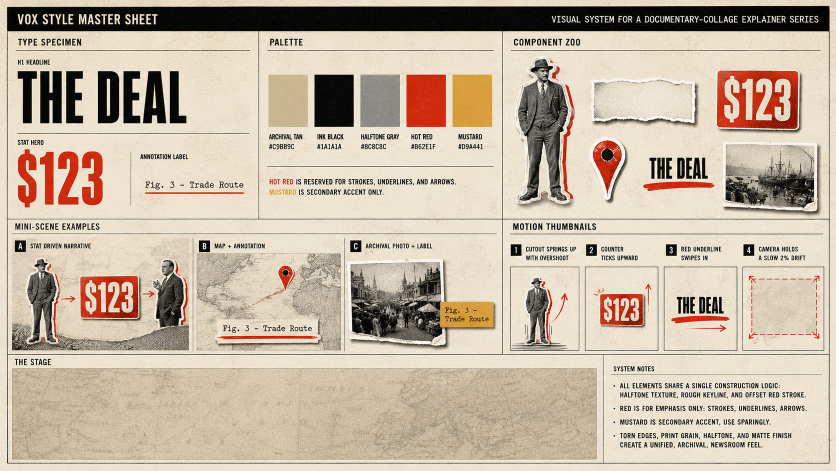
#> input picture config/prompts/cl3_vox_engine/Example Style Reference.png, 1672 x 941 px (shown at 1/2 size)
$ python remove_bg_chromakey.py '../config/prompts/cl3_vox_engine/Example Style Reference.png' '../config/prompts/cl3_vox_engine/Example Style Reference.png'
#> lines starting #> are read from the running program, lines starting #| are printed output that depends on the picture
"""
Pure-PIL chroma-key background remover with Auto Backdrop Detection.
Supports Solid Lime Green (#00FF00), Pure Magenta (#FF00FF), or custom backdrops.
Zero external ML dependencies (safe for host without AVX2/X86_V2).
"""
import sys
import math
from PIL import Image, ImageFile

ImageFile.LOAD_TRUNCATED_IMAGES = True


def detect_backdrop_color(im: Image.Image) -> tuple:
    w, h = im.size
#> w = 1672; h = 941
    samples = [
        im.getpixel((min(5, w-1), min(5, h-1))),
        im.getpixel((max(0, w-6), min(5, h-1))),
        im.getpixel((min(5, w-1), max(0, h-6))),
        im.getpixel((max(0, w-6), max(0, h-6))),
        im.getpixel((w // 2, min(5, h-1)))
    ]
#> samples = [(237, 223, 198, 255), (229, 216, 195, 255), (239, 229, 211, 255), (241, 232, 213, 255), (234, 221, 201, 255)]
    r_avg = sum(s[0] for s in samples) / len(samples)
#> r_avg = 236
    g_avg = sum(s[1] for s in samples) / len(samples)
#> g_avg = 224.2
    b_avg = sum(s[2] for s in samples) / len(samples)
#> b_avg = 203.6

    # Check for Lime Green (#00FF00) dominance
    if g_avg > 180 and r_avg < 100 and b_avg < 100:
        return (int(r_avg), int(g_avg), int(b_avg))
    # Check for Magenta (#FF00FF) dominance
    if r_avg > 180 and b_avg > 180 and g_avg < 100:
        return (int(r_avg), int(g_avg), int(b_avg))
    # Check for Pure Solid White (#FFFFFF) dominance
    if min(r_avg, g_avg, b_avg) > 235:
        return (255, 255, 255)
    return (int(r_avg), int(g_avg), int(b_avg))


# [53 lines left out: function remove_bg_white_floodfill, not called in this run]


def remove_bg_chromakey(
    src_path: str,
    dst_path: str,
    bg_color=None,
    tol: float = 65.0,
    soft: float = 35.0,
):
    im = Image.open(src_path).convert("RGBA")
    if bg_color is None:
        bg_color = detect_backdrop_color(im)
#> bg_color = (236, 224, 203)
    br, bgc, bb = bg_color[:3]
#> br = 236; bgc = 224; bb = 203

    # Special handling for pure solid white (#FFFFFF) backdrops (Rule 120 / B4 Evidence Isolation)
    if min(br, bgc, bb) >= 235:
        white_tol = tol if tol < 50 else 30.0
        im = remove_bg_white_floodfill(im, tol=white_tol)
        im.save(dst_path, "PNG")
        return dst_path

    data = im.getdata()
    out = [None] * len(data)
#> out = 1573352 items
    for i, (r, g, b, a) in enumerate(data):
        d = math.sqrt((r - br) ** 2 + (g - bgc) ** 2 + (b - bb) ** 2)
        if d < tol:
            alpha = 0
        elif d < tol + soft:
            alpha = int(255 * (d - tol) / soft)
        else:
            alpha = a if a < 255 else 255
        out[i] = (r, g, b, alpha)
#> this loop made 1573352 passes
#> (r, g, b, d) on passes 1 to 12: (227, 214, 187, 20.9), (233, 219, 192, 12.45), (234, 219, 192, 12.25), (232, 218, 191, 14), (233, 219, 191, 13.34), (232, 217, 191, 14.46), (232, 216, 190, 15.78), (235, 221, 196, 7.68), (235, 221, 196, 7.68), (233, 219, 194, 10.72), (239, 228, 201, 5.39), (232, 219, 193, 11.87)
#> d on passes 61 to 66: 17.69, 9.43, 8.77, 22.29, 14.25, 11.58
    im.putdata(out)
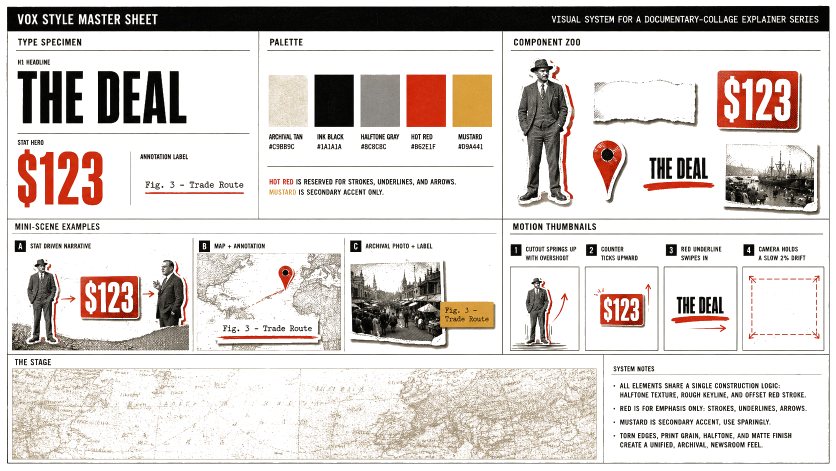
#> im: PIL image 1672x941 RGBA (shown at 1/2 size); mean R, G, B, A 197.4, 182.2, 163.3, 67.9; transparent parts drawn white
    im.save(dst_path, "PNG")
    return dst_path


def main():
    if len(sys.argv) < 3:
        print("usage: remove_bg_chromakey.py <src> <dst.png> [r g b tol soft]")
        sys.exit(1)
    src, dst = sys.argv[1], sys.argv[2]
    args = sys.argv[3:]
    kwargs = {}
    if len(args) >= 3:
        kwargs["bg_color"] = (int(args[0]), int(args[1]), int(args[2]))
    if len(args) >= 4:
        kwargs["tol"] = float(args[3])
    if len(args) >= 5:
        kwargs["soft"] = float(args[4])
    path = remove_bg_chromakey(src, dst, **kwargs)
    print("WROTE", path)


if __name__ == "__main__":
    main()
